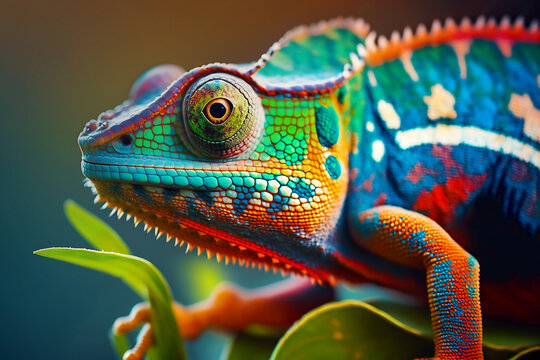
#> input picture DAY 58/cam.jpg, 540 x 360 px
$ python image_denoising.py
#> lines starting #> are read from the running program, lines starting #| are printed output that depends on the picture
# import necessary libraries
import cv2
import matplotlib.pyplot as plt
# Load an image
image = cv2.imread('cam.jpg')
#> image is the input picture: shape (360, 540, 3); mean B, G, R 71.8, 89.9, 82.3

# Convert the image from BGR (OpenCV format) to RGB (Matplotlib format)
image_rgb = cv2.cvtColor(image, cv2.COLOR_BGR2RGB)

# Apply Gaussian blur to denoise
denoised_image = cv2.GaussianBlur(image_rgb, (11, 11), 0)
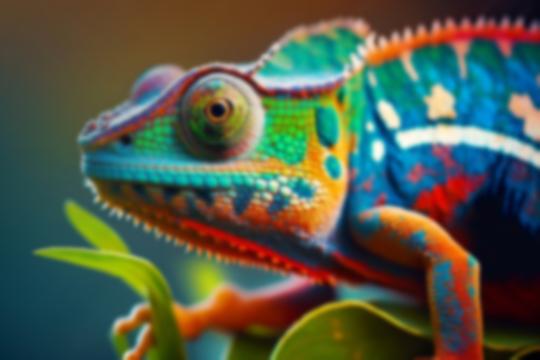
#> denoised_image: shape (360, 540, 3); mean R, G, B 82.3, 89.9, 71.8


# Display the original and resized images
plt.figure(figsize=(10, 5))
plt.subplot(1, 2, 1)
plt.title('Original Image')
plt.imshow(image_rgb)
plt.axis('off')
plt.subplot(1, 2, 2)
plt.title('denoised_image')
plt.imshow(denoised_image)
plt.axis('off')
plt.show()
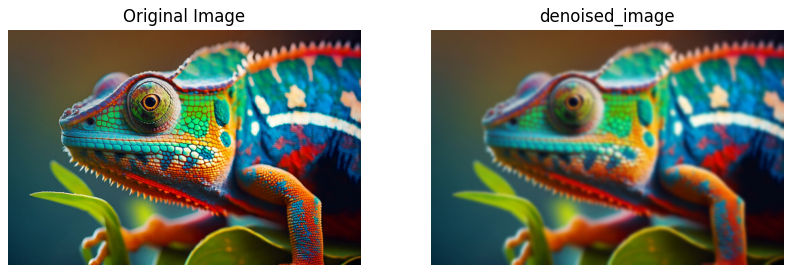
#> figure drawn by matplotlib, 2 panels

# Convert to grayscale
gray_image = cv2.cvtColor(image_rgb, cv2.COLOR_BGR2GRAY)
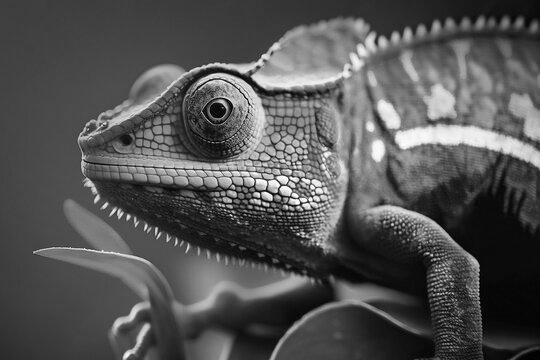
#> gray_image: shape (360, 540); min 0, max 254, mean 83.6

# Apply histogram equalization
equalized_image = cv2.equalizeHist(gray_image)
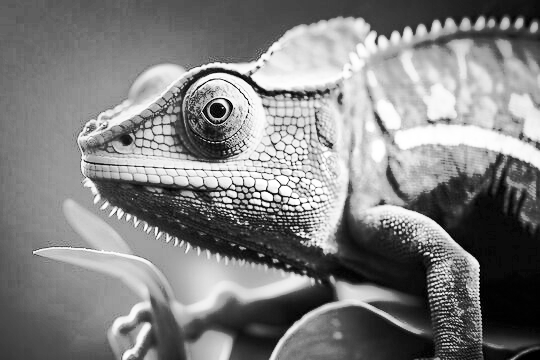
#> equalized_image: shape (360, 540); min 0, max 255, mean 128.4

# Display the original and resized images
plt.figure(figsize=(10, 5))
plt.subplot(1, 2, 1)
plt.title('Gray Image')
plt.imshow(gray_image, cmap="gray")
plt.axis('off')
plt.subplot(1, 2, 2)
plt.title('equalized_image')
plt.imshow(equalized_image, cmap="gray")
plt.axis('off')
plt.show()

$ run again, with DAY 58/bshb.jpg copied over DAY 58/cam.jpg
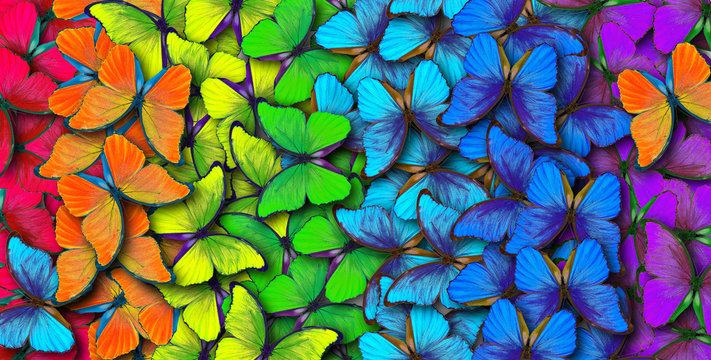
#> input picture DAY 58/bshb.jpg, 711 x 360 px
#> image is the input picture: shape (360, 711, 3); mean B, G, R 99.8, 108.6, 96.1
#> `gray_image = cv2.cvtColor(image_rgb, cv2.COLOR_BGR2GRAY)`:
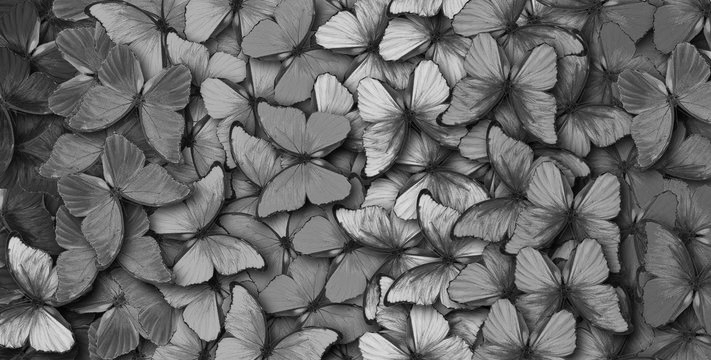
#> gray_image: shape (360, 711); min 0, max 231, mean 104.6
#> `equalized_image = cv2.equalizeHist(gray_image)`:
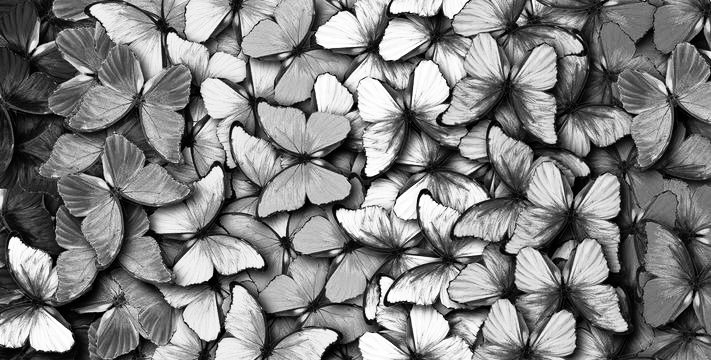
#> equalized_image: shape (360, 711); min 0, max 255, mean 128.3

$ run again, with DAY 58/pencil.jpg copied over DAY 58/cam.jpg
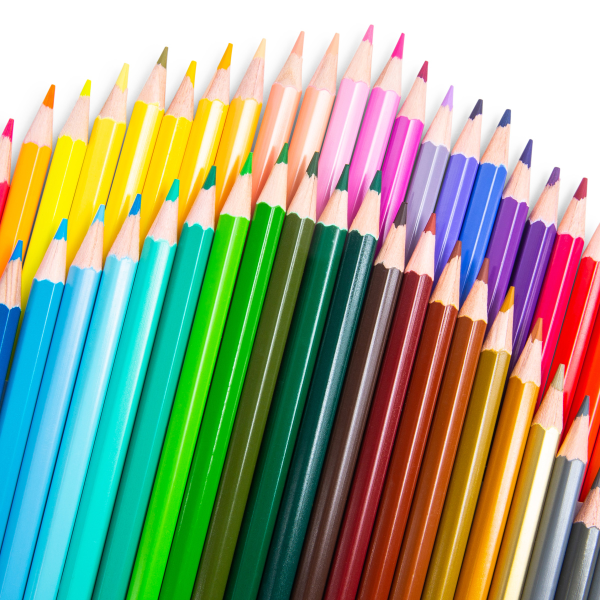
#> input picture DAY 58/pencil.jpg, 1200 x 1200 px (shown at 1/2 size)
#> image is the input picture: shape (1200, 1200, 3); mean B, G, R 135.6, 163.5, 151.9
#> `gray_image = cv2.cvtColor(image_rgb, cv2.COLOR_BGR2GRAY)`:
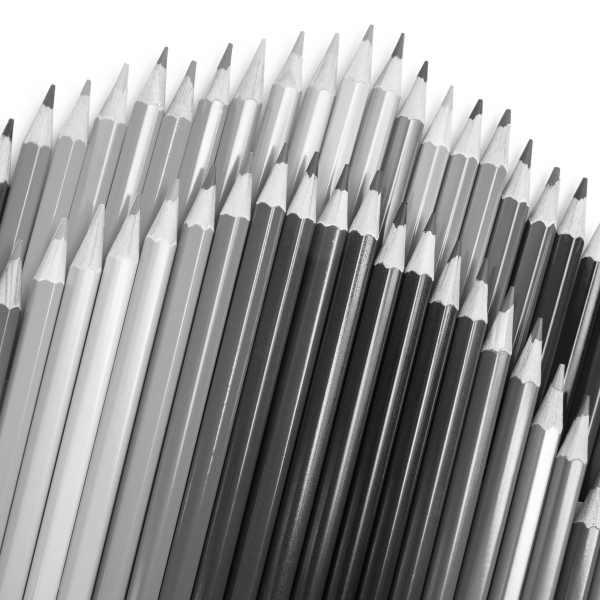
#> gray_image: shape (1200, 1200) (shown at 1/2 size); min 1, max 255, mean 153.8
#> `equalized_image = cv2.equalizeHist(gray_image)`:
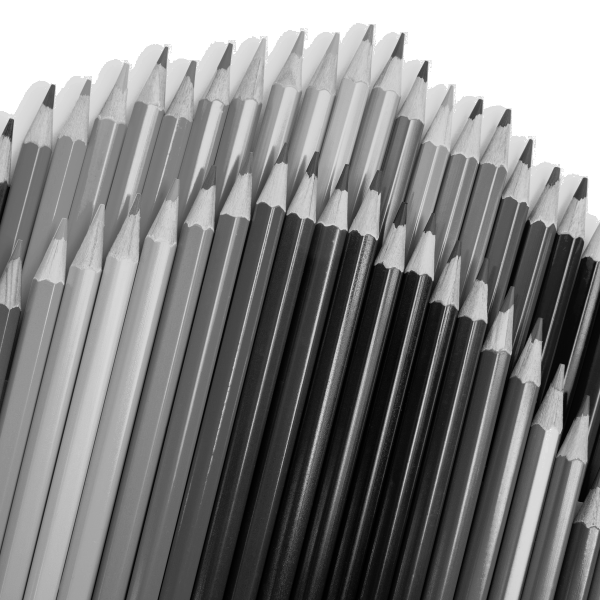
#> equalized_image: shape (1200, 1200) (shown at 1/2 size); min 0, max 255, mean 130
